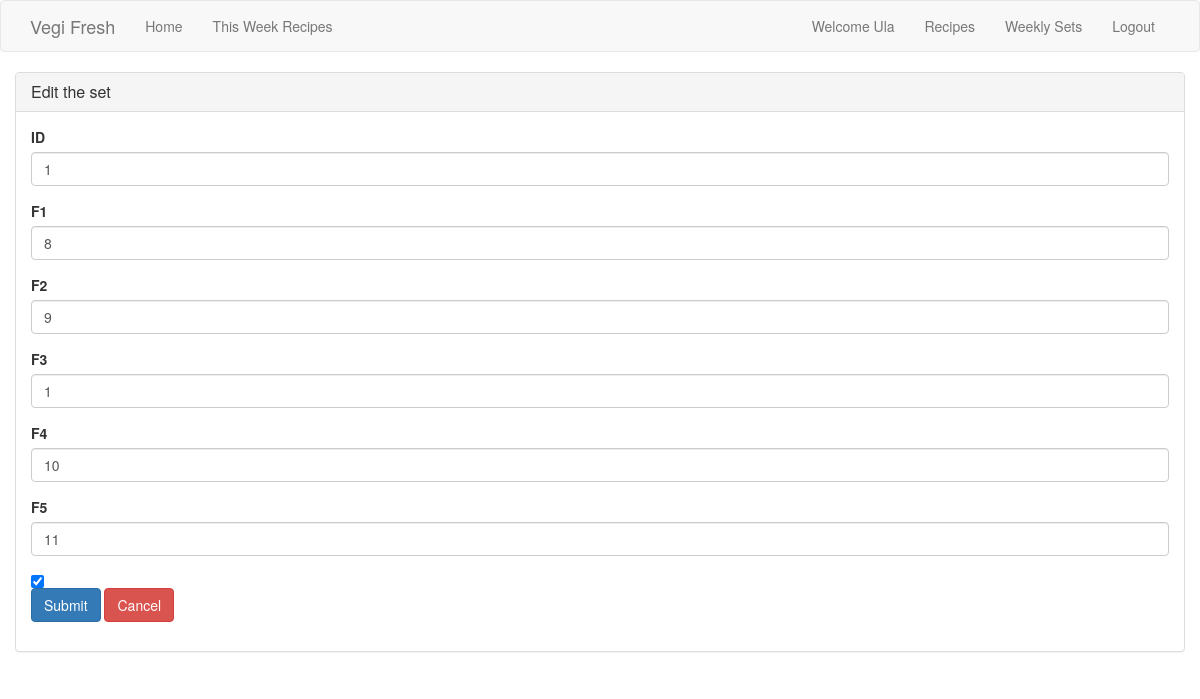
Screenshot of /WeeklySets/edit1 (signed in) with the database file from the repository.
### tables this page shows
CREATE TABLE `weeklysets` (
  `wid` int(10) NOT NULL,
  `f1` int(10) NOT NULL,
  `f2` int(10) NOT NULL,
  `f3` int(10) NOT NULL,
  `f4` int(10) NOT NULL,
  `f5` int(10) NOT NULL,
  `live` int(2) NOT NULL
);

### controllers/WeeklySets.php (called while the page is built, shortened)
<?php
class WeeklySets extends Controller{
	protected function edit(){
		$viewmodel = new WeeklySetsModel();
		$this->returnView($viewmodel->edit(), true);
	}
}
?>

### classes/Model.php (called while the page is built, shortened)
<?php
abstract class Model{
    protected $dbh;
    protected $stmt;
    public function __construct(){
        $this->dbh = new PDO("mysql:host=".DB_HOST.";dbname=".DB_NAME, DB_USER, DB_PASS);
    }
    public function query($query){
        $this->stmt = $this->dbh->prepare($query);
    }
    public function execute(){
        $this->stmt->execute();
    }
    public function resultSet(){
        $this->execute();
        return $this->stmt->fetchAll(PDO::FETCH_ASSOC);
    }
}

### models/WeeklySets.php (called while the page is built, shortened)
<?php
class WeeklySetsModel extends Model{
	public function edit(){
		$this->query('SELECT * FROM WeeklySets where wid = '. $_GET["id"] .'');
		$rows = $this->resultSet();
		return $rows;
		}
}

### views/WeeklySets/edit.php (the view)
<div class="panel panel-default">
  <div class="panel-heading">
    <h3 class="panel-title">Edit the set</h3>
  </div>
  <div class="panel-body">
    <form method="post" action="<?php $_SERVER['PHP_SELF']; ?>">
	<?php foreach($viewmodel as $item) : ?>
	    <div class="form-group">
    		<label>ID</label>
    		<input type="text" name="wid" value="<?=$item['wid']?>" class="form-control" />
    	</div>
    	<div class="form-group">
    		<label>F1</label>
    		<input type="text" name="f1" value="<?=$item['f1']?>" class="form-control" />
    	</div>
    	<div class="form-group">
    		<label>F2</label>
    		<input type="text" name="f2" value="<?=$item['f2']?>" class="form-control" />
    	</div>
    	<div class="form-group">
    		<label>F3</label>
    		<input type="text" name="f3" value="<?=$item['f3']?>" class="form-control" />
    	</div>
			<div class="form-group">
    		<label>F4</label>
    		<input type="text" name="f4" value="<?=$item['f4']?>" class="form-control" />
    	</div>
			<div class="form-group">
    		<label>F5</label>
    		<input type="text" name="f5" value="<?=$item['f5']?>" class="form-control" />
    	</div>
		<div class="form-check">
	  <input class="form-check-input position-static" name="live" type="checkbox" id=
		"blankCheckbox" value="1" aria-label="..." <?php if($item['live'] == 1) echo 'checked'; ?>>
	</div>
		<?php endforeach; ?>
		<a class="btn btn-primary" name="submit" type="submit" value="Submit" href="<?php echo ROOT_PATH; ?>WeeklySets">Submit </a>
    <a class="btn btn-danger" href="<?php echo ROOT_PATH; ?>WeeklySets">Cancel</a>
    </form>
  </div>
</div>

### rows the page displays
weeklysets: wid "1", f1 "8", f2 "9", f3 "1", f4 "10", f5 "11", live "☑"

### other values shown
$_SESSION['user_data']['name'] "Ula"
